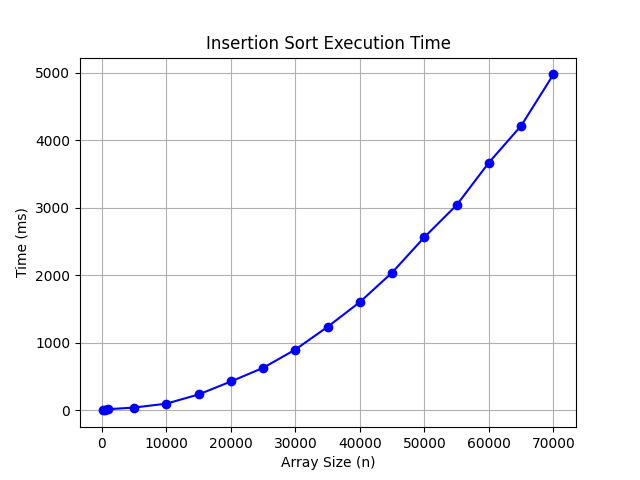

Here is the Python script that generated this plot:
import matplotlib.pyplot as plt
n_values = []
durations = []
with open("LAB 2\insertionS.txt", "r") as f:
    for line in f:
        line = line.strip()
        if not line or line.startswith("array"):  
            continue

        parts = line.split()
        if len(parts) != 2:
            print(f"Skipping invalid line: {line}")
            continue

        n, t = map(int, parts)
        n_values.append(n)
        durations.append(t)  

plt.plot(n_values, durations, marker='o', color='blue')
plt.xlabel("Array Size (n)")
plt.ylabel("Time (ms)")
plt.title("Insertion Sort Execution Time")
plt.grid(True)
plt.savefig("insertionS.png")
plt.show()
